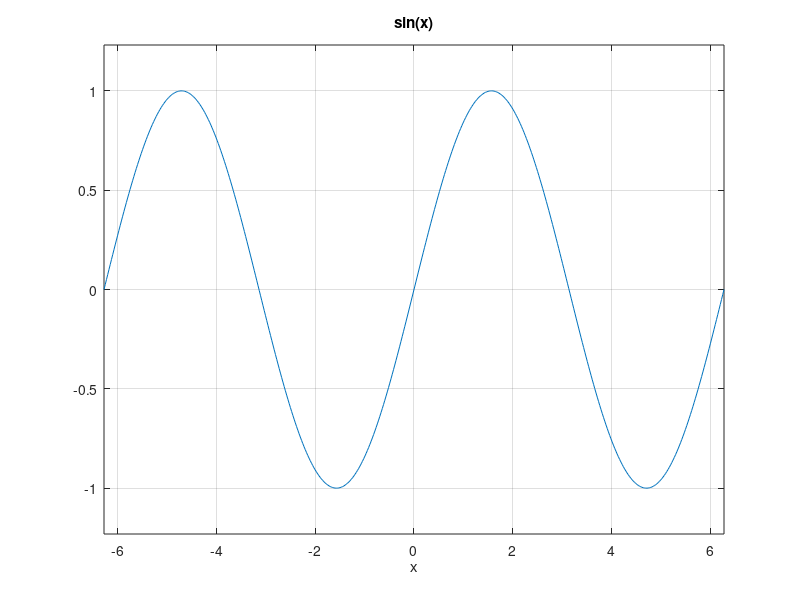
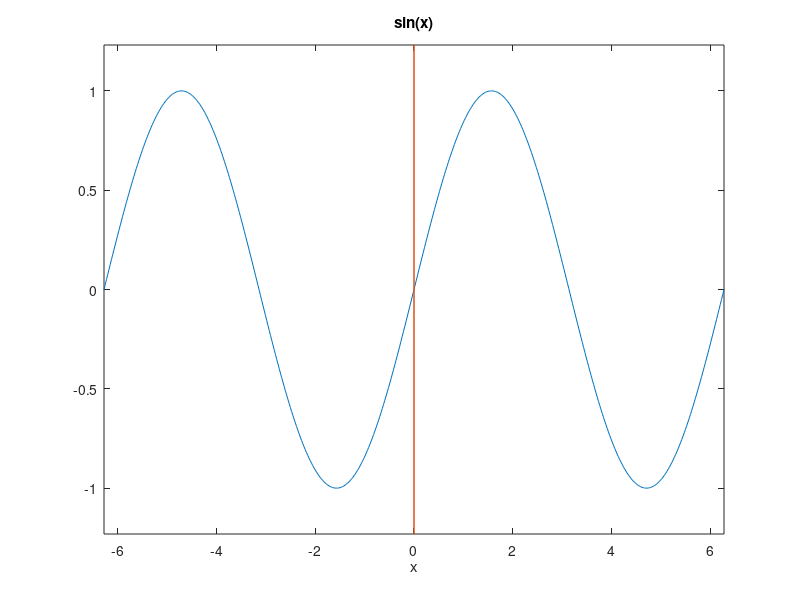

MATLAB code to generate these figures, in order:
% turn on the grid as an easy approach
% since it's equally-spaced, but not the 
% same as drawing axes
figure
ezplot('sin(x)')
grid on

% another approach is to manually drawing
% the axes using the x and y limits, but
% this doesn't give us tick marks on the axes
% and it doesn't look good if we pan around the graph
figure 
ezplot('sin(x)')
xl = xlim;
yl = ylim;
line([0 0], xl)
line([0 0], yl)

% A better appraoch is to use a 3rd-party package
% 'oaxes' that gives nice axes that are ticked, labeld, 
% and scalable, but this isn't superfast or included
% out of the box in Matlab
% figure 
% ezplot('sin(x)')
% oaxes
